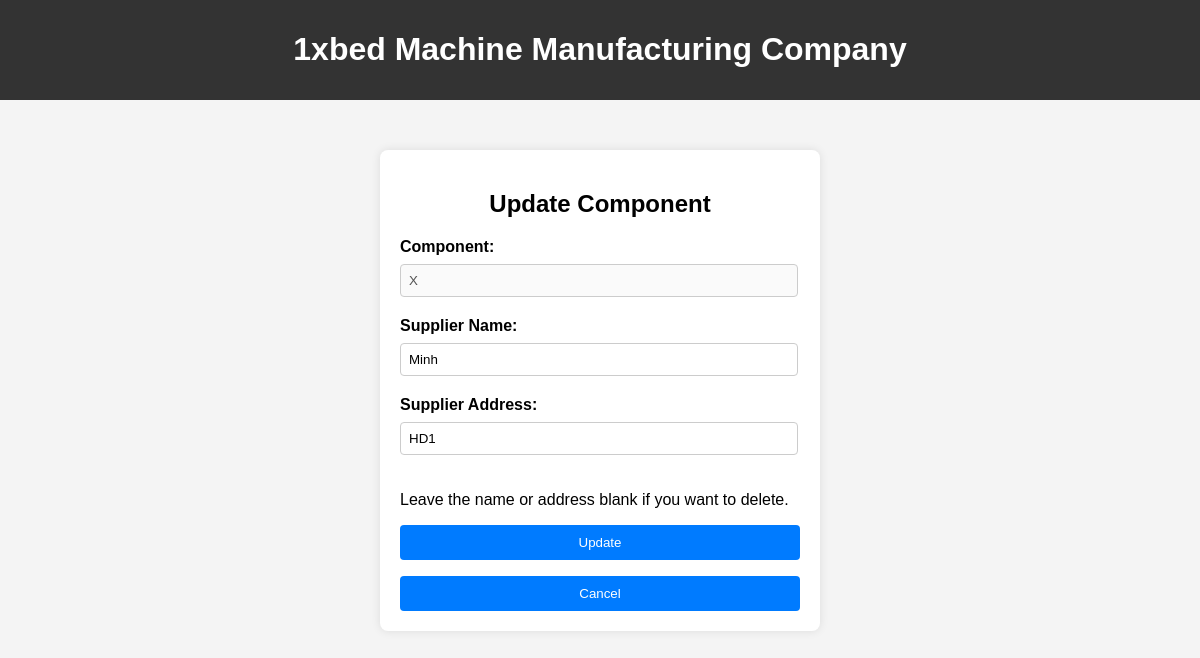
/manager/component/X/, run on an earlier commit of the app's database.
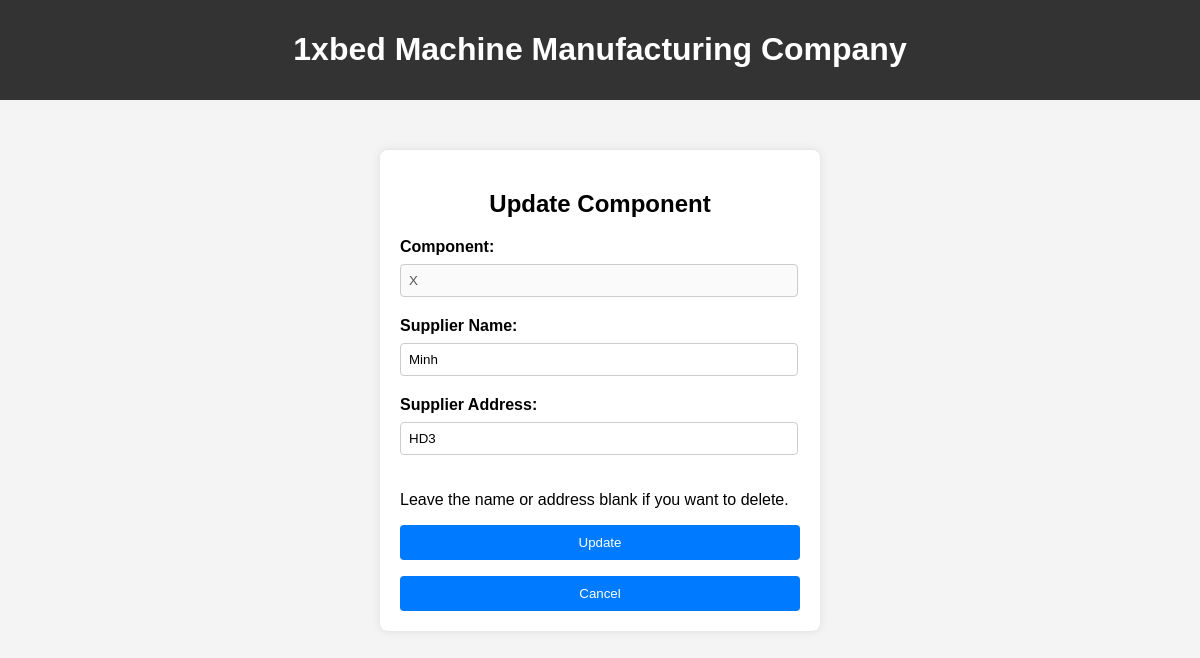
And on a later commit of the database.
### myproject/models.py (models this page shows)
class Component(models.Model):
    component_type = models.CharField(max_length=100)
    supplier_name = models.CharField(max_length=100)
    supplier_address = models.CharField(max_length=100)

### myproject/views.py (the view, shortened to what this page needs)
# urls.py: path("manager/component/<str:component_type>/", views.Component_.update, name="manager/component/component_type"),
    def update(request, component_type):
        component = get_object_or_404(Component, component_type=component_type)
        return render(request, "myproject/component/update.html", {'component': component})

### myproject/templates/myproject/component/update.html (shortened to what this page needs)
<!DOCTYPE html>
<html lang="en">
<head>
    {% load static %}
    <link rel="stylesheet" href="{% static 'css/component/add.css' %}">
</head>
<body>
    <header>
        <h1>
            1xbed Machine Manufacturing Company
        </h1>
    </header>
    <div class="container">
        <h2>Update Component</h2>
    <form method="post">
        <label for="Component">Component:</label>
        <input type="text" id="component_type" name="component_type" value="{{component.component_type }}" disabled><br>
        <label for="Supplier Name">Supplier Name:</label>
        <input type="text" id="supplier_name" name="supplier_name" value="{{component.supplier_name }}" ><br>
        <label for="Supplier Address">Supplier Address:</label>
        <input type="text" id="supplier_address" name="supplier_address" value="{{component.supplier_address }}"><br>
        <p >Leave the name or address blank if you want to delete.</p>
        <button type="submit">Update</button>
        <button type="button">
            <a href="/manager/component">
                Cancel
            </a>
        </button>
    </form>
    </div>
</body>
</html>

What changed in the data, as far as the page shows it:
removed Component: component_type "X", supplier_name "Minh", supplier_address "HD1"
added Component: component_type "X", supplier_name "Minh", supplier_address "HD3"
